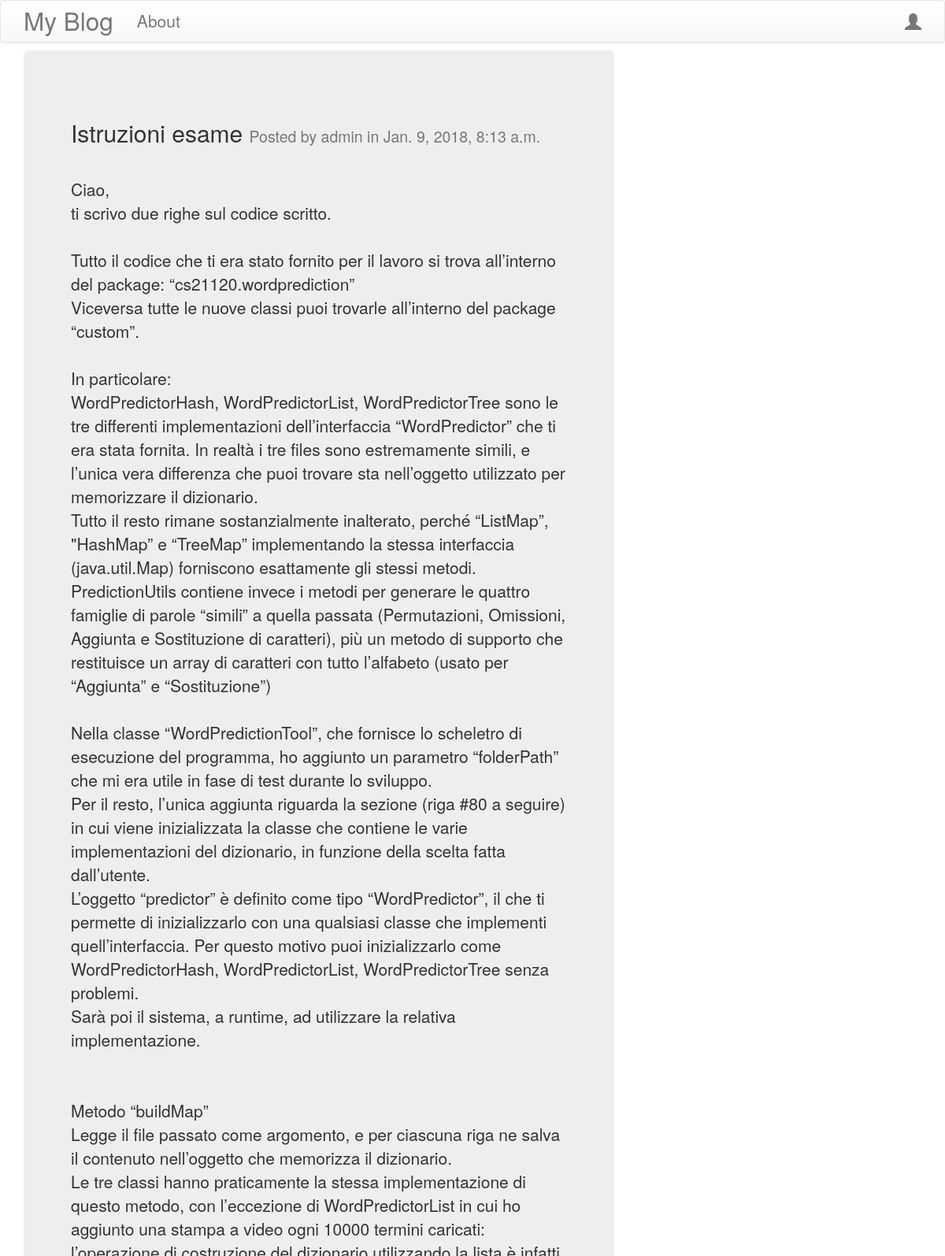
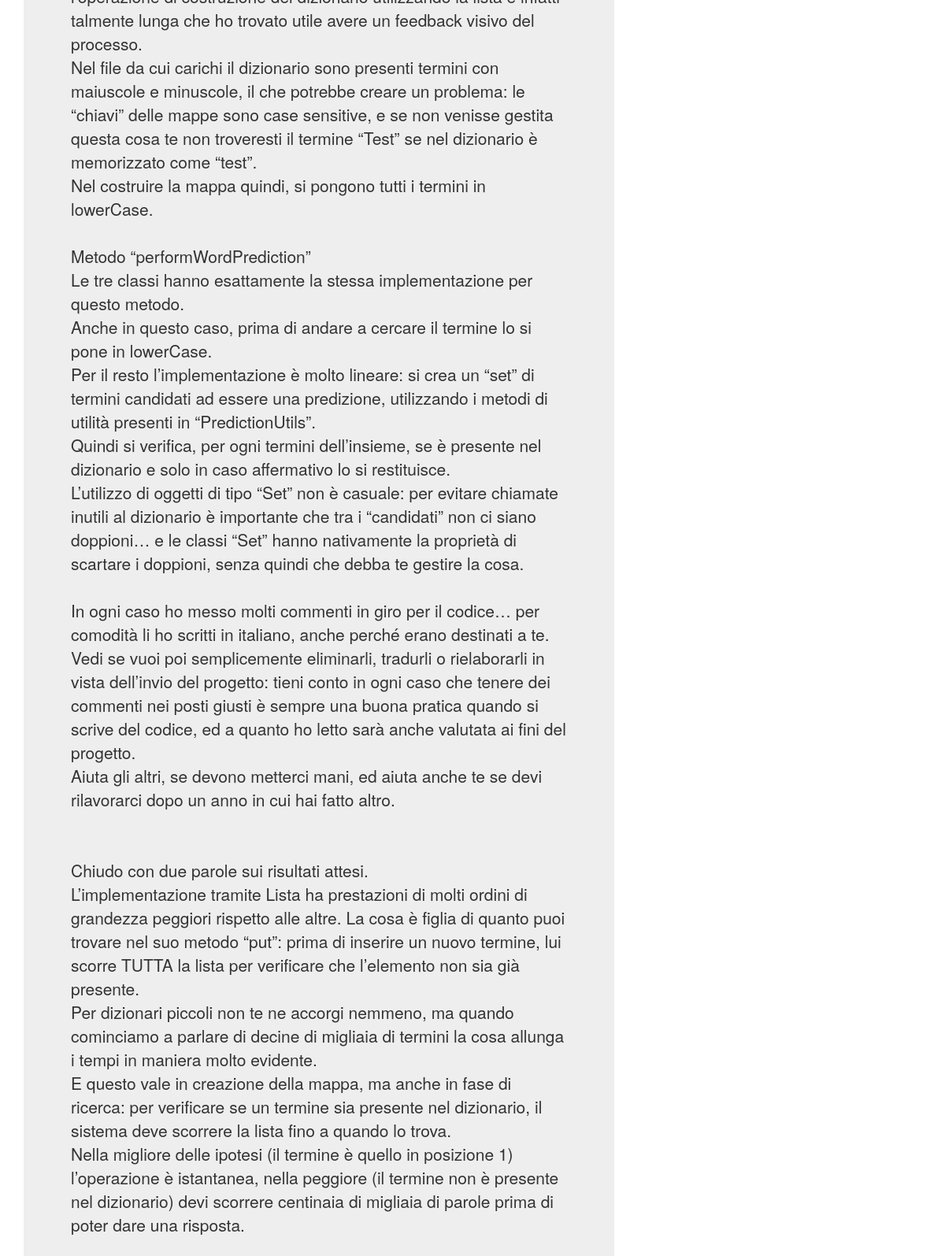
/post/1 (upper part), run on the app's committed database (2 pictures, top to bottom).
### blog/models.py (models this page shows, shortened)
class Post(models.Model):
    author = models.ForeignKey('auth.User')
    title = models.CharField(max_length=200)
    text = models.TextField()
    create_date = models.DateTimeField(default=timezone.now())
    publish_date = models.DateTimeField(blank=True, null=True)
    def approve_comments(self):
        return self.comments.filter(approved_comment=True)

### blog/views.py (the view)
# urls.py: url(r'^post/(?P<pk>\d+)$', views.PostDetailView.as_view(), name='post_detail'),
class PostDetailView(DetailView):
    model = Post

### blog/templates/blog/post_detail.html (shortened to what this page needs)
{% extends "blog/base.html" %}
{% block content %}
     <div class="jumbotron">
         <div class="page-header">
          <h2>{{ post.title|safe|linebreaksbr }}
              <small>Posted by {{ post.author }} in {{ post.publish_date }}</small>
          </h2>
        </div>
        <p>{{ post.text|safe|linebreaksbr }}</p>
     </div>
{% endblock %}

### data on the page
Post: title "Istruzioni esame", author "admin", publish_date "Jan. 9, 2018, 8:13 a.m.", text "Ciao, ti scrivo due righe sul codice scritto. Tutto il codice che ti era stato fornito per il lavoro si trova all’interno del package: “cs21120.wordprediction” Viceversa tutte le nuove classi puoi trovarle all’interno del package “custom”. In particolare: WordPredictorHash, WordPredictorList, WordPredictorTree sono le tre differenti implementazioni dell’interfaccia “WordPredictor” che ti era stata fornita. In realtà i tre files sono estremamente simili, e l’unica vera differenza che puoi trovare sta nell’oggetto utilizzato per memorizzare il dizionario. Tutto il resto rimane sostanzialmente inalterato, perché “ListMap”, \"HashMap” e “TreeMap” implementando la stessa interfaccia…"
